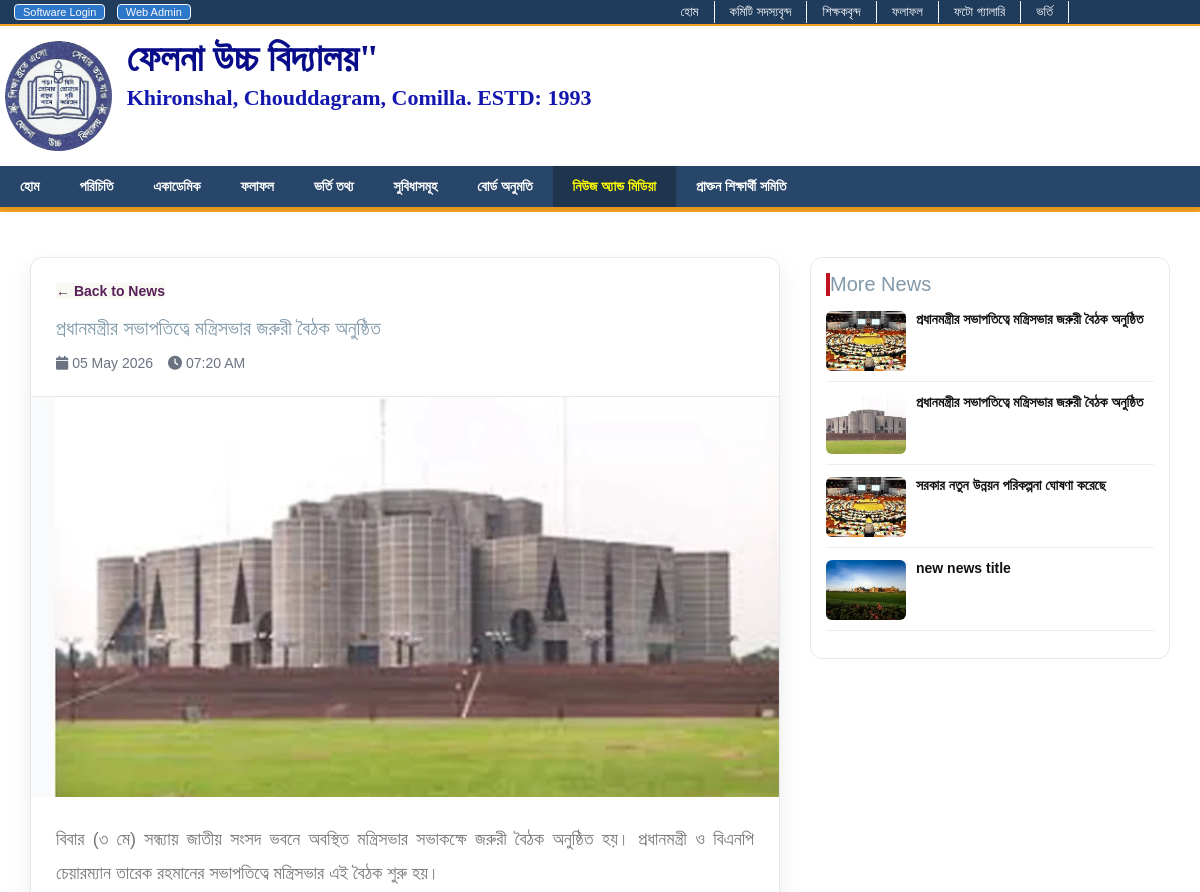
Before: /prdhaanmntriir-sbhaaptitbe-mntrisbhaar-jrurii-baitthk-anusstthit-2 (upper part) with the older database file.
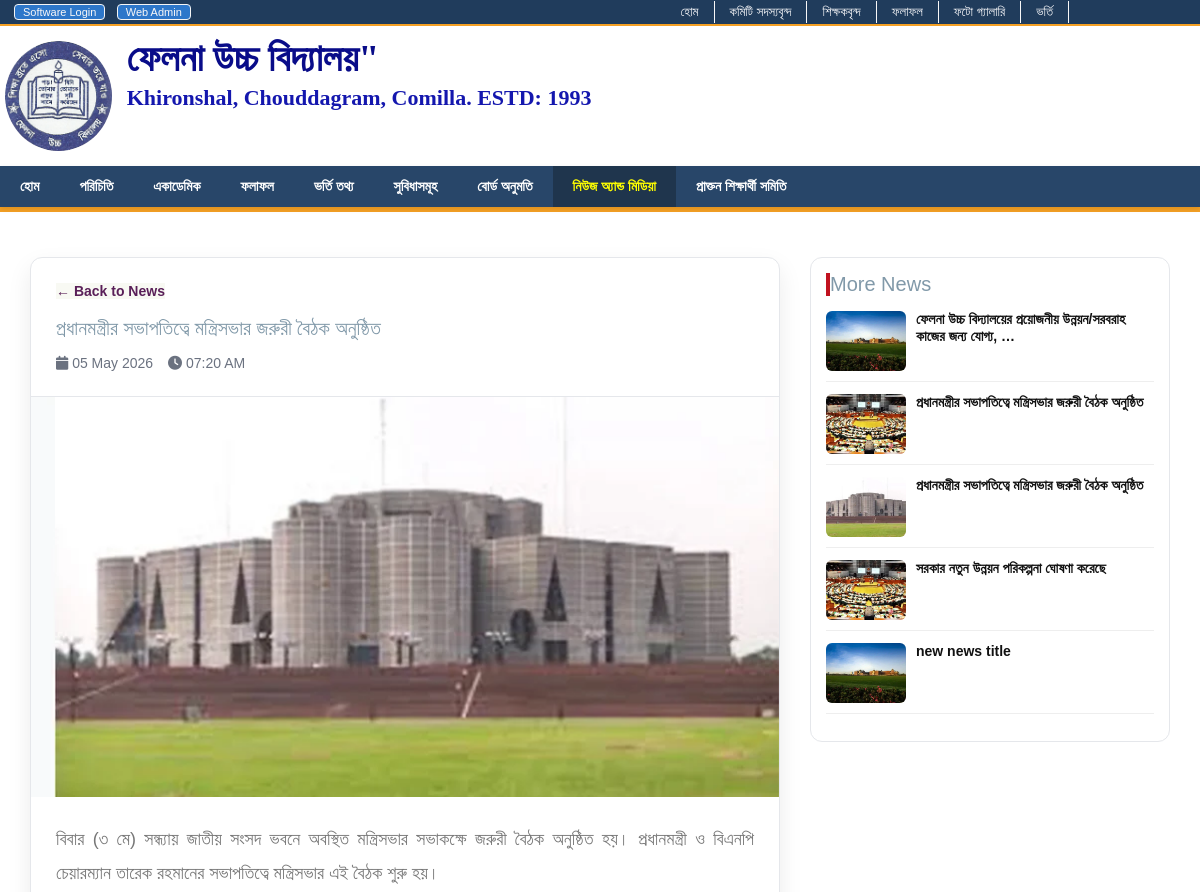
After: the same page with the newer database file.
### school/models.py (models this page shows, shortened)
class News(models.Model):
    location = models.CharField(max_length=150, default="News Location")
    category = models.CharField(max_length=150, default="News Category")
    title = models.CharField(max_length=150, default="News Title")
    slug = models.SlugField(unique=True, blank=True, max_length=255)
    image = models.ImageField(upload_to="news/")
    description = models.TextField(null=True, blank=True)
    created_at = models.DateTimeField(auto_now_add=True)

### school/views.py (the view)
# urls.py: path('<slug:slug>', views.news_details, name='news_details'),
def news_details(request, slug):
    newses = get_object_or_404(News, slug=slug)
    related_news = News.objects.exclude(id=newses.id).order_by('-created_at')[:6]
    return render(request, 'news_detail.html', {
        'newses': newses,
        'related_news': related_news
    })

### school/templates/news_detail.html (shortened to what this page needs)
{% extends "base.html" %}
{% load static %}
{% block extra_css %}
<link rel="stylesheet" href="https://cdnjs.cloudflare.com/ajax/libs/font-awesome/6.5.0/css/all.min.css">
{% endblock %}
{% block content %}
<section class="news-detail-section">
<div class="container">
<div class="row">
    <div class="col-lg-8">
        <div class="news-detail-wrap">
            <div class="news-top">
                <a href="{% url 'news' %}" class="back-link">
                    ← Back to News
                </a>
                <h1 class="news-title">{{ newses.title }}</h1>
                <div class="news-meta">
                    <span><i class="fa fa-calendar"></i> {{ newses.created_at|date:"d M Y" }}</span>
                    <span><i class="fa fa-clock"></i> {{ newses.created_at|date:"h:i A" }}</span>
                </div>
            </div>
            {% if newses.image %}
                <img src="{{ newses.image.url }}" class="news-image">
            {% endif %}
            <div class="news-body">
                <div class="news-content">
                    {{ newses.description|safe }}
                </div>
            </div>
        </div>
    </div>
    <div class="col-lg-4">
        <div class="sidebar">
            <h4 class="sidebar-title">More News</h4>
            {% for item in related_news %}
            <a href="{% url 'news_details' item.slug %}">
                <div class="related-item">
                    {% if item.image %}
                        <img src="{{ item.image.url }}">
                    {% endif %}
                    <span>{{ item.title|truncatewords:8 }}</span>
                </div>
            </a>
            {% endfor %}
        </div>
    </div>
</div>
</div>
</section>
{% endblock %}

Changed rows visible on the page:
added News: image (picture), title "ফেলনা উচ্চ বিদ্যালয়ের প্রয়োজনীয় উন্নয়ন/সরবরাহ কাজের জন্য যোগ্য, …"
